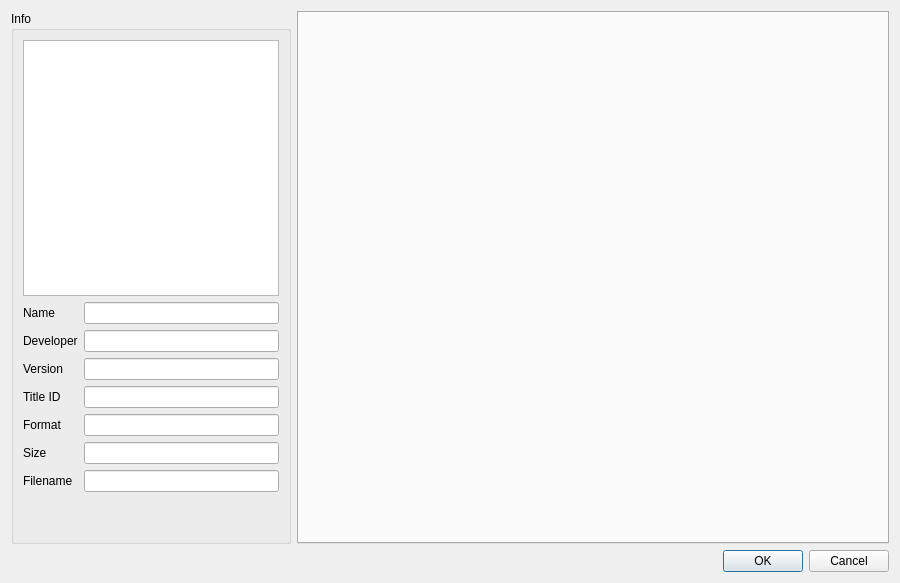
<?xml version="1.0" encoding="UTF-8"?>
<ui version="4.0">
 <class>ConfigurePerGame</class>
 <widget class="QDialog" name="ConfigurePerGame">
  <property name="minimumSize">
   <size>
    <width>900</width>
    <height>0</height>
   </size>
  </property>
  <property name="windowTitle">
   <string>Dialog</string>
  </property>
  <layout class="QVBoxLayout" name="verticalLayout_3">
   <item>
    <layout class="QHBoxLayout" name="horizontalLayout">
     <item>
      <widget class="QGroupBox" name="groupBox">
       <property name="sizePolicy">
        <sizepolicy hsizetype="Maximum" vsizetype="Preferred">
         <horstretch>0</horstretch>
         <verstretch>0</verstretch>
        </sizepolicy>
       </property>
       <property name="title">
        <string>Info</string>
       </property>
       <layout class="QVBoxLayout" name="verticalLayout">
        <item alignment="Qt::AlignHCenter">
         <widget class="QGraphicsView" name="icon_view">
          <property name="sizePolicy">
           <sizepolicy hsizetype="Maximum" vsizetype="Maximum">
            <horstretch>0</horstretch>
            <verstretch>0</verstretch>
           </sizepolicy>
          </property>
          <property name="minimumSize">
           <size>
            <width>256</width>
            <height>256</height>
           </size>
          </property>
          <property name="maximumSize">
           <size>
            <width>256</width>
            <height>256</height>
           </size>
          </property>
          <property name="verticalScrollBarPolicy">
           <enum>Qt::ScrollBarAlwaysOff</enum>
          </property>
          <property name="horizontalScrollBarPolicy">
           <enum>Qt::ScrollBarAlwaysOff</enum>
          </property>
          <property name="interactive">
           <bool>false</bool>
          </property>
         </widget>
        </item>
        <item>
         <layout class="QGridLayout" name="gridLayout_2">
          <item row="6" column="1">
           <widget class="QLineEdit" name="display_size">
            <property name="enabled">
             <bool>true</bool>
            </property>
            <property name="readOnly">
             <bool>true</bool>
            </property>
           </widget>
          </item>
          <item row="3" column="1">
           <widget class="QLineEdit" name="display_version">
            <property name="enabled">
             <bool>true</bool>
            </property>
            <property name="readOnly">
             <bool>true</bool>
            </property>
           </widget>
          </item>
          <item row="1" column="0">
           <widget class="QLabel" name="label">
            <property name="text">
             <string>Name</string>
            </property>
           </widget>
          </item>
          <item row="4" column="0">
           <widget class="QLabel" name="label_4">
            <property name="text">
             <string>Title ID</string>
            </property>
           </widget>
          </item>
          <item row="4" column="1">
           <widget class="QLineEdit" name="display_title_id">
            <property name="enabled">
             <bool>true</bool>
            </property>
            <property name="readOnly">
             <bool>true</bool>
            </property>
           </widget>
          </item>
          <item row="7" column="1">
           <widget class="QLineEdit" name="display_filename">
            <property name="enabled">
             <bool>true</bool>
            </property>
            <property name="readOnly">
             <bool>true</bool>
            </property>
           </widget>
          </item>
          <item row="5" column="1">
           <widget class="QLineEdit" name="display_format">
            <property name="enabled">
             <bool>true</bool>
            </property>
            <property name="readOnly">
             <bool>true</bool>
            </property>
           </widget>
          </item>
          <item row="7" column="0">
           <widget class="QLabel" name="label_7">
            <property name="text">
             <string>Filename</string>
            </property>
           </widget>
          </item>
          <item row="1" column="1">
           <widget class="QLineEdit" name="display_name">
            <property name="enabled">
             <bool>true</bool>
            </property>
            <property name="readOnly">
             <bool>true</bool>
            </property>
           </widget>
          </item>
          <item row="2" column="1">
           <widget class="QLineEdit" name="display_developer">
            <property name="enabled">
             <bool>true</bool>
            </property>
            <property name="readOnly">
             <bool>true</bool>
            </property>
           </widget>
          </item>
          <item row="5" column="0">
           <widget class="QLabel" name="label_5">
            <property name="text">
             <string>Format</string>
            </property>
           </widget>
          </item>
          <item row="3" column="0">
           <widget class="QLabel" name="label_3">
            <property name="text">
             <string>Version</string>
            </property>
           </widget>
          </item>
          <item row="6" column="0">
           <widget class="QLabel" name="label_6">
            <property name="text">
             <string>Size</string>
            </property>
           </widget>
          </item>
          <item row="2" column="0">
           <widget class="QLabel" name="label_2">
            <property name="text">
             <string>Developer</string>
            </property>
           </widget>
          </item>
         </layout>
        </item>
        <item>
         <spacer name="verticalSpacer">
          <property name="orientation">
           <enum>Qt::Vertical</enum>
          </property>
          <property name="sizeHint" stdset="0">
           <size>
            <width>20</width>
            <height>40</height>
           </size>
          </property>
         </spacer>
        </item>
       </layout>
      </widget>
     </item>
     <item>
      <layout class="QVBoxLayout" name="VerticalLayout">
       <item>
        <layout class="QVBoxLayout" name="verticalLayout_2"/>
       </item>
       <item>
        <widget class="QTabWidget" name="tabWidget">
         <property name="enabled">
          <bool>true</bool>
         </property>
         <property name="currentIndex">
          <number>-1</number>
         </property>
         <property name="usesScrollButtons">
          <bool>true</bool>
         </property>
         <property name="documentMode">
          <bool>false</bool>
         </property>
         <property name="tabsClosable">
          <bool>false</bool>
         </property>
        </widget>
       </item>
      </layout>
     </item>
    </layout>
   </item>
   <item>
    <widget class="QDialogButtonBox" name="buttonBox">
     <property name="sizePolicy">
      <sizepolicy hsizetype="Preferred" vsizetype="Preferred">
       <horstretch>0</horstretch>
       <verstretch>0</verstretch>
      </sizepolicy>
     </property>
     <property name="orientation">
      <enum>Qt::Horizontal</enum>
     </property>
     <property name="standardButtons">
      <set>QDialogButtonBox::Cancel|QDialogButtonBox::Ok</set>
     </property>
    </widget>
   </item>
  </layout>
 </widget>
 <resources/>
 <connections>
  <connection>
   <sender>buttonBox</sender>
   <signal>accepted()</signal>
   <receiver>ConfigurePerGame</receiver>
   <slot>accept()</slot>
   <hints>
    <hint type="sourcelabel">
     <x>20</x>
     <y>20</y>
    </hint>
    <hint type="destinationlabel">
     <x>20</x>
     <y>20</y>
    </hint>
   </hints>
  </connection>
  <connection>
   <sender>buttonBox</sender>
   <signal>rejected()</signal>
   <receiver>ConfigurePerGame</receiver>
   <slot>reject()</slot>
   <hints>
    <hint type="sourcelabel">
     <x>20</x>
     <y>20</y>
    </hint>
    <hint type="destinationlabel">
     <x>20</x>
     <y>20</y>
    </hint>
   </hints>
  </connection>
 </connections>
</ui>
